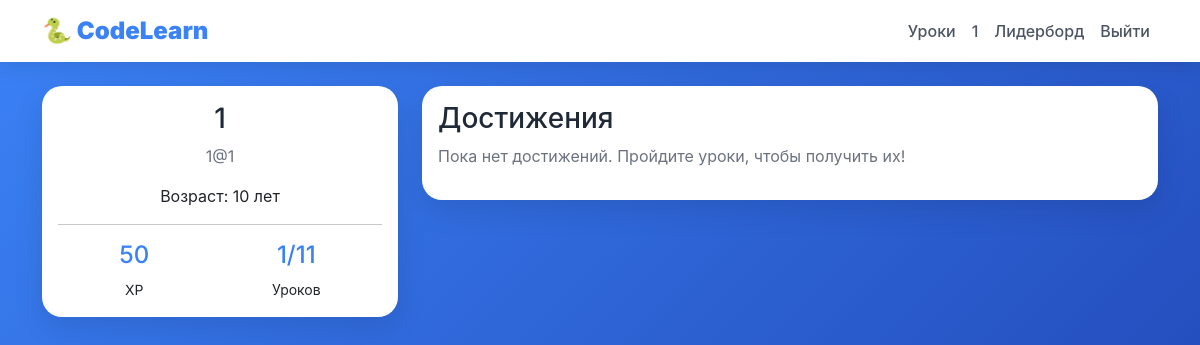
The page /profile (signed in) on the database as committed earlier.
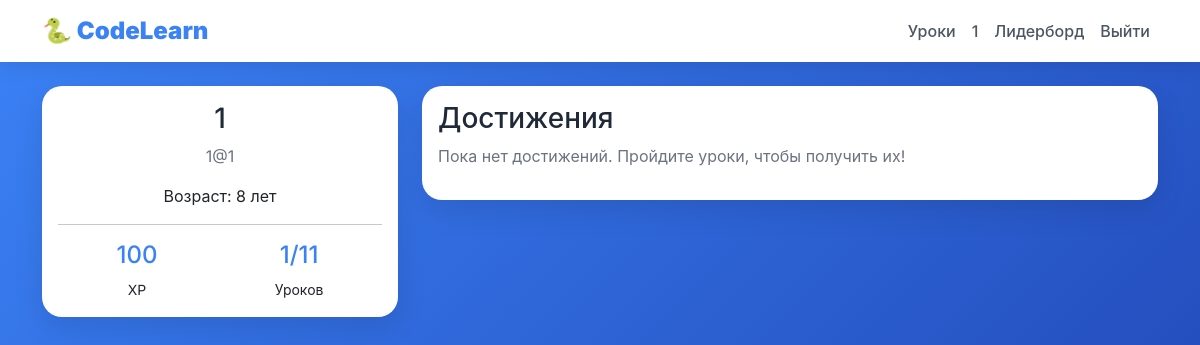
The same page on the database as committed later.
### data/users.py (models this page shows, shortened)
class User(SqlAlchemyBase, UserMixin, SerializerMixin):
    __tablename__ = 'users'
    id = sqlalchemy.Column(sqlalchemy.Integer, primary_key=True, autoincrement=True)
    name = sqlalchemy.Column(sqlalchemy.String, nullable=True)
    about = sqlalchemy.Column(sqlalchemy.String, nullable=True)
    email = sqlalchemy.Column(sqlalchemy.String, index=True, unique=True, nullable=True)
    hashed_password = sqlalchemy.Column(sqlalchemy.String, nullable=True)
    age = sqlalchemy.Column(sqlalchemy.Integer, default=12)
    created_date = sqlalchemy.Column(sqlalchemy.DateTime, default=datetime.datetime.now)
    progress = orm.relationship('UserProgress', back_populates='user', uselist=False)
    achievements = orm.relationship('UserAchievement', back_populates='user')
    quiz_answers = orm.relationship('UserQuizAnswer', back_populates='user')
    task_solutions = orm.relationship('TaskSolution', back_populates='user')

### main.py (the view)
@app.route('/profile')
@login_required
def profile():
    db_sess = get_db()
    progress = db_sess.query(UserProgress).filter(UserProgress.user_id == current_user.id).first()
    total_xp = progress.total_xp if progress else 0
    completed_lessons_count = len(progress.completed_lessons.split(',')) if progress and progress.completed_lessons else 0
    total_lessons = db_sess.query(Lesson).count()
    user_achievements = db_sess.query(UserAchievement).filter(UserAchievement.user_id == current_user.id).join(Achievement).all()
    return render_template("profile.html", user=current_user, total_xp=total_xp, completed_lessons=completed_lessons_count, total_lessons=total_lessons, achievements=user_achievements)

### data/db_session.py (called while the page is built)
def create_session() -> Session:
    global __factory
    return __factory()

### main.py (called while the page is built)
@app.teardown_appcontext
def shutdown_session(exception=None):
    db_sess = getattr(g, '_db_session', None)
    if db_sess:
        db_sess.close()

def get_db():
    if not hasattr(g, '_db_session'):
        g._db_session = db_session.create_session()
    return g._db_session

@login_manager.user_loader
def load_user(user_id):
    db_sess = get_db()
    return db_sess.get(User, user_id)

### templates/profile.html (shortened to what this page needs)
{% extends "base.html" %}
{% block content %}
<div class="row">
    <div class="col-md-4">
        <div class="card text-center">
            <div class="card-body">
                <h3>{{ user.name }}</h3>
                <p class="text-muted">{{ user.email }}</p>
                <p>Возраст: {{ user.age }} лет</p>
                <hr>
                <div class="d-flex justify-content-around">
                    <div>
                        <h4 style="color: #3b82f6;">{{ total_xp }}</h4>
                        <small>XP</small>
                    </div>
                    <div>
                        <h4 style="color: #3b82f6;">{{ completed_lessons }}/{{ total_lessons }}</h4>
                        <small>Уроков</small>
                    </div>
                </div>
            </div>
        </div>
    </div>
    <div class="col-md-8">
        <div class="card">
            <div class="card-body">
                <h3>Достижения</h3>
                {% if achievements %}
                    <div class="row">
                        {% for ua in achievements %}
                            <div class="col-md-6 mb-3">
                                <div class="card text-center">
                                    <div class="card-body">
                                        <h5>{{ ua.achievement.name }}</h5>
                                        <p class="small text-muted">{{ ua.achievement.description }}</p>
                                        <small class="text-muted">Получено: {{ ua.earned_at.strftime('%d.%m.%Y') }}</small>
                                    </div>
                                </div>
                            </div>
                        {% endfor %}
                    </div>
                {% else %}
                    <p class="text-muted">Пока нет достижений. Пройдите уроки, чтобы получить их!</p>
                {% endif %}
            </div>
        </div>
    </div>
</div>
{% endblock %}

### templates/base.html (shortened to what this page needs)
<!DOCTYPE html>
<html lang="ru">
<head>
    <link href="https://cdn.jsdelivr.net/npm/bootstrap@5.1.3/dist/css/bootstrap.min.css" rel="stylesheet">
</head>
<body>
    <div class="code-bg" id="codeBg"></div>
    <nav class="navbar navbar-expand-lg navbar-light">
        <div class="container">
            <a class="navbar-brand" href="/">
                <strong>🐍 CodeLearn</strong>
            </a>
            <div class="collapse navbar-collapse" id="navbarNav">
                <ul class="navbar-nav ms-auto">
                    {% if current_user.is_authenticated %}
                        <li class="nav-item">
                            <a class="nav-link" href="/lessons">Уроки</a>
                        </li>
                        <li class="nav-item">
                            <a class="nav-link" href="/profile">{{ current_user.name }}</a>
                        </li>
                        <li class="nav-item">
                            <a class="nav-link" href="/leaderboard">Лидерборд</a>
                        </li>
                        <li class="nav-item">
                            <a class="nav-link" href="/logout">Выйти</a>
                        </li>
                    {% endif %}
                </ul>
            </div>
        </div>
    </nav>
    <div class="container mt-4" style="position: relative; z-index: 10;">
        {% block content %}{% endblock %}
    </div>
</body>
</html>

Rows that differ between the two databases and show on the page:
changed User: age "10" → "8"
Other text that changed with them:
{{ total_xp }}: "50" → "100"
